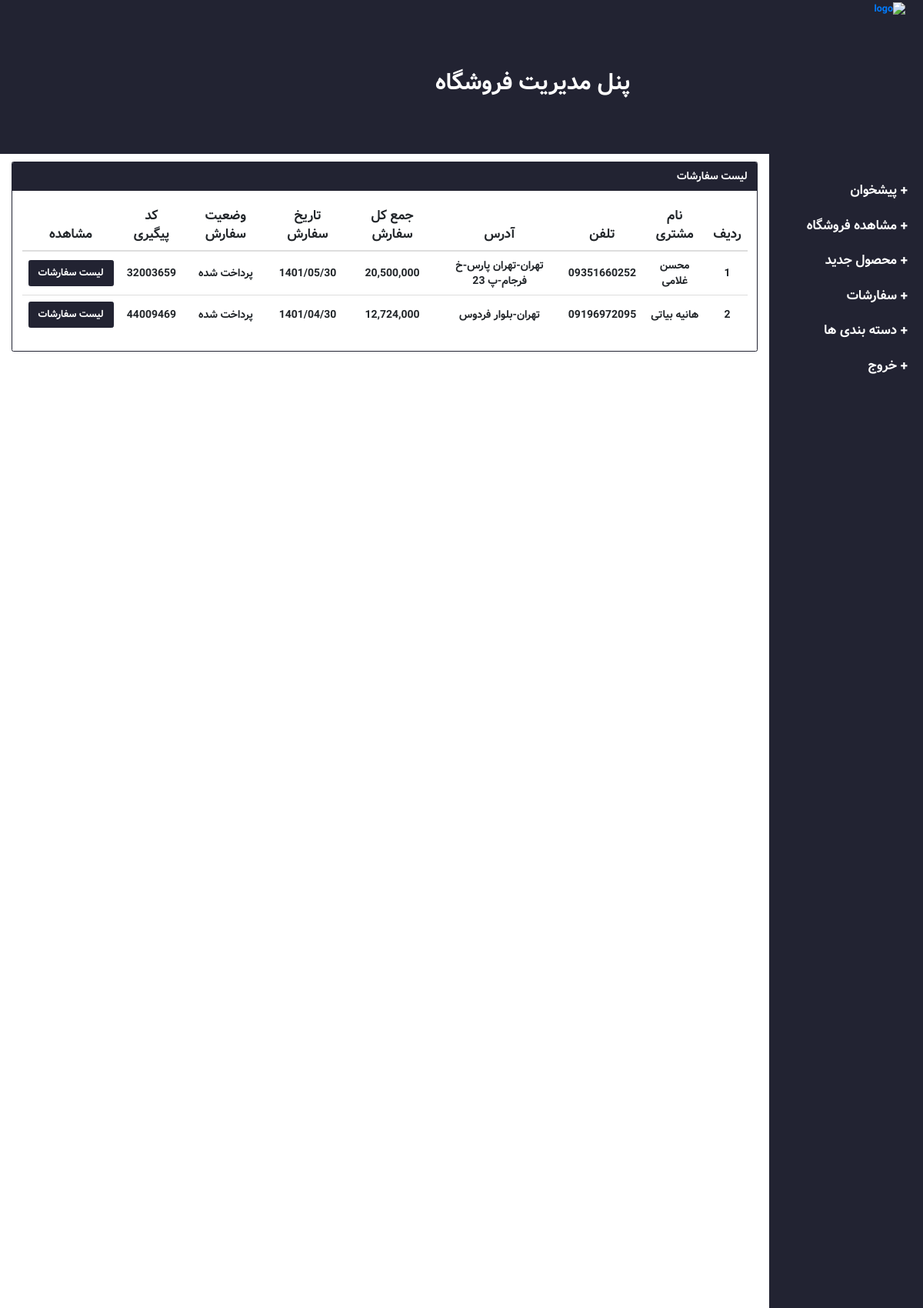
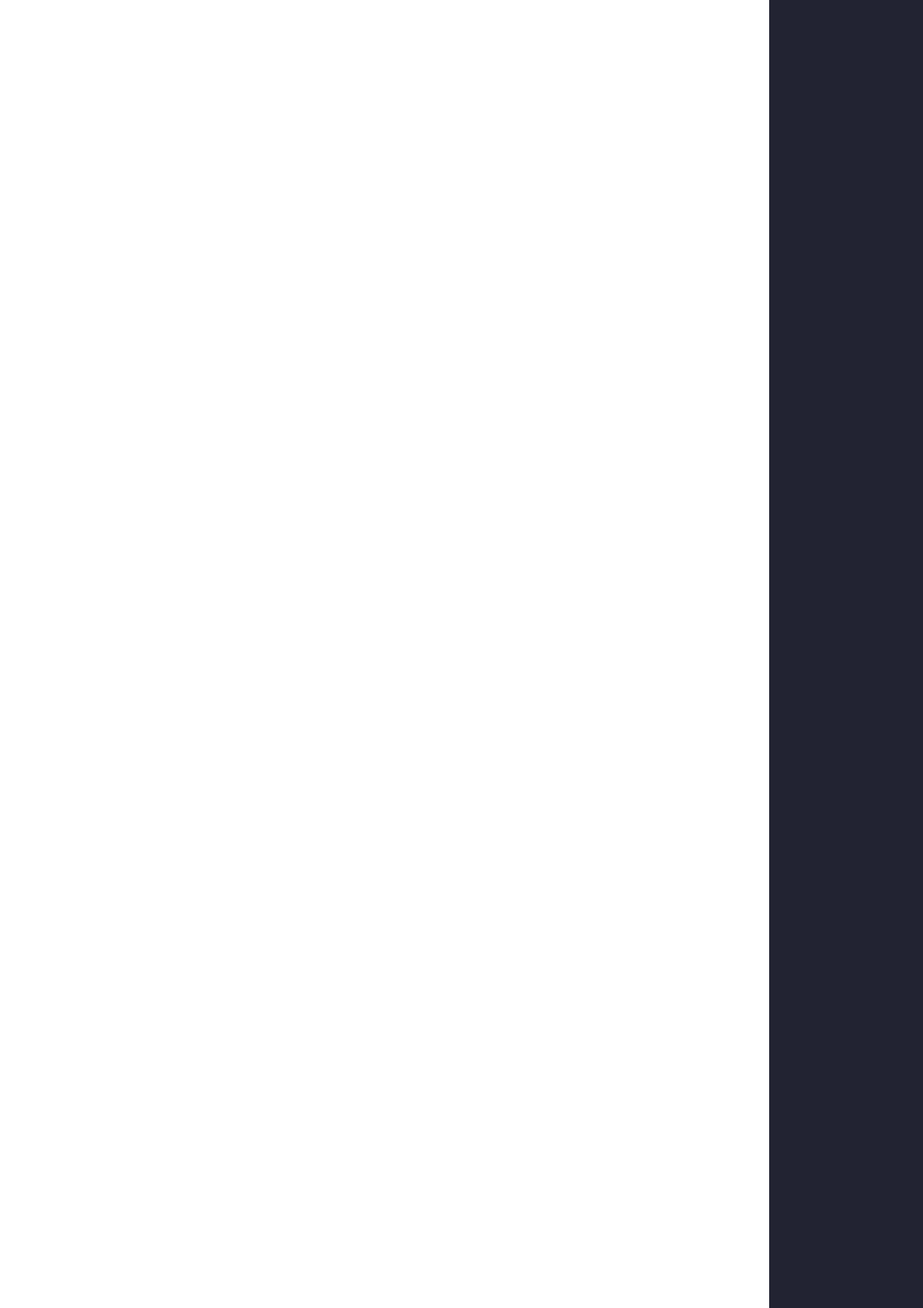
Screenshot of /admin/index.php?orders (signed in, upper part) with the database file from the repository (2 pictures, top to bottom).
### tables this page shows
CREATE TABLE `orders` (
  `customer` text NOT NULL,
  `tel` text NOT NULL,
  `address` text NOT NULL,
  `priceCol` bigint(20) NOT NULL,
  `dateOrder` text NOT NULL,
  `status` text NOT NULL,
  `trackCode` text NOT NULL
);

### Admin/orders.php (the view, shortened to what this page needs)
<?php
require_once '../connectDB/config.php';
?>
<div class="card mb-3">
    <div class="card-header" style="color: white; font-family: MyFont !important">
        لیست سفارشات
    </div>
    <div class="card-body">
        <div class="table-responsive">
            <table class="table float-right" style="direction: rtl; font-family: MyFont !important">
                <thead>
                <tr>
                    <th style="font-size:17px">ردیف</th>
                    <th style="font-size:17px">نام مشتری</th>
                    <th style="font-size:17px">تلفن</th>
                    <th style="font-size:17px">آدرس</th>
                    <th style="font-size:17px">جمع کل سفارش</th>
                    <th style="font-size:17px">تاریخ سفارش</th>
                    <th style="font-size:17px">وضعیت سفارش</th>
                    <th style="font-size:17px">کد پیگیری</th>
                    <th style="font-size:17px">مشاهده</th>
                </tr>
                </thead>
                <tbody>
                <?php
                $num = 1;
                $query = mysqli_query($connection, "Select * From orders");
                while ($row = mysqli_fetch_array($query)):
                    ?>
                    <tr>
                        <td><?php echo $num++ ?></td>
                        <td><?php echo $row['customer'] ?></td>
                        <td><?php echo $row['tel'] ?></td>
                        <td><?php echo $row['address'] ?></td>
                        <td><?php echo number_format($row['priceCol']) ?></td>
                        <td><?php echo $row['dateOrder'] ?></td>
                        <td><?php echo $row['status'] ?></td>
                        <td><?php echo $row['trackCode'] ?></td>
                        <td>
                            <a href="index.php?orderDT?trackCode=<?php echo $row['trackCode'] ?>" class="btn btn-primary">لیست سفارشات</a>
                        </td>
                    </tr>
                <?php
                endwhile;
                ?>
                </tbody>
            </table>
        </div>
    </div>
</div>

### Admin/style.css (style rules this page uses)
* { margin: 0; padding: 0; font-family: MyFont !important }
.table td, .table th { vertical-align: middle; text-align: center; }
.card-header { background: #222332; }
.card { border-style : soiled; border-color : #222332; }
.btn-primary { background-color : #222332; color : white; border-color : #222332; }

### rows the page displays
orders: customer "محسن غلامی", tel "09351660252", address "تهران-تهران پارس-خ فرجام-پ 23", priceCol "20,500,000", dateOrder "1401/05/30", status "پرداخت شده", trackCode "32003659"
orders: customer "هانیه بیاتی", tel "09196972095", address "تهران-بلوار فردوس", priceCol "12,724,000", dateOrder "1401/04/30", status "پرداخت شده", trackCode "44009469"
